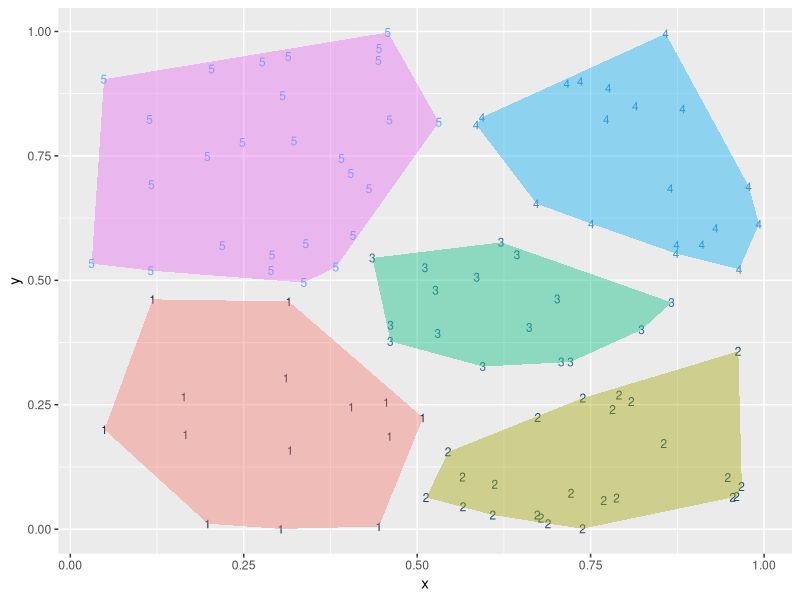

Source code (R):
set.seed(32297)

d <- data.frame(x=runif(100), y = runif(100))

clus <- kmeans(d, centers=5)
d$cluster <- clus$cluster

library('ggplot2'); library('grDevices');

h <- do.call(rbind, 
             lapply(
               unique(clus$cluster),
               function(c) {
                             f <- subset(d, cluster==c); f[chull(f),]
                           }
               )
             )
# Visualize the clusters
ggplot() + 
  geom_text(data = d, aes(label = cluster, x=x, y=y, color=cluster), size = 3) +
  geom_polygon(data = h, aes(x = x, y = y, group = cluster, fill = as.factor(cluster)), alpha = 0.4, linetype = 0) +
  theme(legend.position = "none")

# List the number of points
table(d$cluster)

# Intra-cluster vs. cross-cluster distances
library('reshape2')

n <- dim(d)[[1]]

pairs <- data.frame (
  ca = as.vector(outer(1:n,1:n, function(a,b) d[a, 'cluster'])),
  cb = as.vector(outer(1:n,1:n, function(a,b) d[b, 'cluster'])),
  dist = as.vector(outer(1:n,1:n, function(a,b) sqrt((d[a,'x']-d[b,'x'])^2 + (d[a,'y']-d[b,'y'])^2)))
  
  )
head(pairs)

dcast(pairs, ca~cb, value.var='dist', mean)
